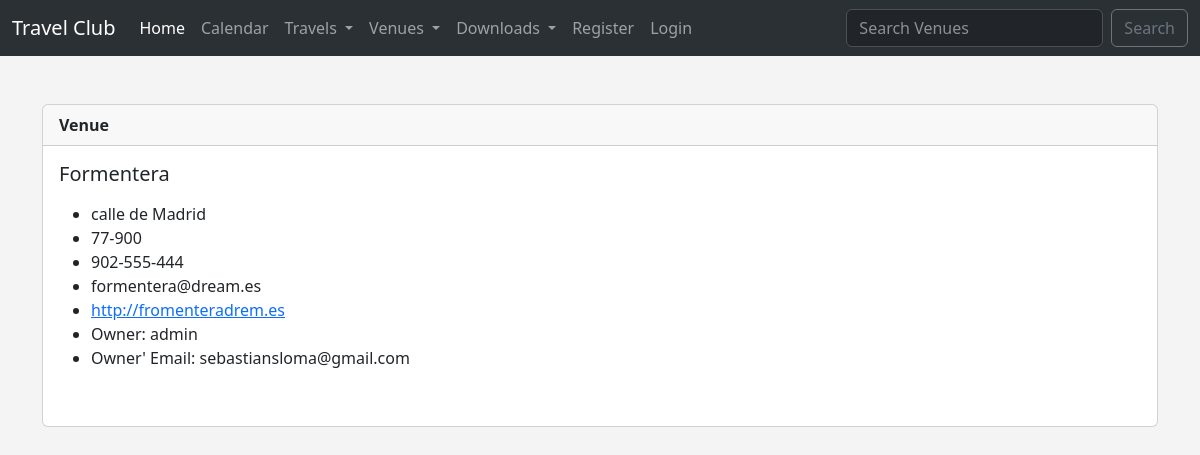
Page /show_venue/1 on the committed database.
### travel/models.py (models this page shows)
class Venue(models.Model):
    name = models.CharField('Venue Name', max_length=120)
    address = models.CharField(max_length=300)
    zip_code = models.CharField('Zip Code', max_length=15)
    phone = models.CharField('Contact Phone', max_length=25, blank=True)
    web = models.URLField('Website Address', blank=True)
    email_address = models.EmailField('Email', blank=True)
    owner = models.IntegerField('Venue Owner', blank=False, default=1)
    venue_image = models.ImageField(null=True, blank=True, upload_to='images/')
    def __str__(self):
        return self.name

### travel/views.py (the view)
# urls.py: path('show_venue/<venue_id>', views.show_venue, name='show-venue'),
def show_venue(request, venue_id):
    venue = Venue.objects.get(pk=venue_id)
    venue_owner = User.objects.get(pk=venue.owner)
    return render(request, 'travel/show_venue.html', {'venue': venue, 'venue_owner': venue_owner})

### travel/templates/travel/show_venue.html (shortened to what this page needs)
{% extends 'travel/base.html' %}
{% block content %}
<br>
<div class="card">
    <div class="card-header">
        <strong>Venue</strong>
    </div>
    <div class="card-body">
      <h5 class="card-title">{{ venue }}</h5>
      <p class="card-text">
        <ul>
       <li>{{ venue.address }}</li>
        <li>{{ venue.zip_code }}</li>
        <li>{{ venue.phone }}</li>
        <li>{{ venue.email_address }}</li>
        <li><a href="{{ venue.web }}">{{ venue.web }}</a></li>
        <li>Owner: {{ venue_owner }}</li>
        <li>Owner' Email: {{ venue_owner.email }}</li>
        <br>
    </ul>
      </p>
    </div>
  </div>
  <br>
{% endblock %}

### travel/templates/travel/base.html (style rules this page uses)
body { background: #f4f4f4 ; }

### rows in the picture
Venue: name "Formentera", address "calle de Madrid", zip_code "77-900", phone "902-555-444", email_address "formentera@dream.es", web "http://fromenteradrem.es"

### other values in the picture
{{ venue_owner }} "admin"
{{ venue_owner.email }} "sebastiansloma@gmail.com"
